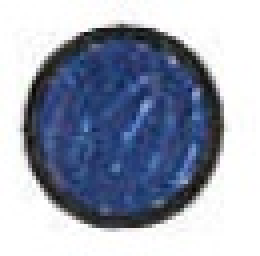
#> input picture server/bubble.jpg, 65 x 64 px (shown 4 times larger)
$ python test.py
#> lines starting #> are read from the running program, lines starting #| are printed output that depends on the picture; long printed decimals are rounded
import cv2
import sys
import pytesseract
import numpy as numpy

if __name__ == "__main__":
    im = cv2.imread("bubble.jpg", cv2.IMREAD_GRAYSCALE)
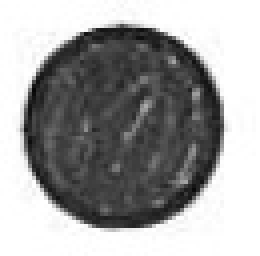
#> im: shape (64, 65) (shown 4 times larger); min 6, max 255, mean 160.3
    dim = im.shape
#> dim = (64, 65)
    total = 0
    dots = 0
    for x in range(0,dim[0]):
        for y in range(0,dim[1]):
            k = im[x, y]
            total = total + 1
            if k < 170:
                print("*", end ='')
                dots = dots + 1
            else:
                print(" ", end = '')
        print("\n")
#> after the loop, dots = 2051; total = 4160
    print(dim)
#| (64, 65)
    print(str(dots) + ' ' + str(total) + ' ' + str(dots/total))
#| 2051 4160 0.493
    if dots/total > 0.4:
        print("darkened")

$ run again, with server/sarthak.jpg copied over server/bubble.jpg
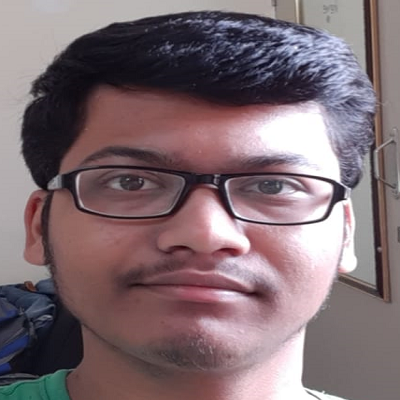
#> input picture server/sarthak.jpg, 400 x 400 px
#> `im = cv2.imread("bubble.jpg", cv2.IMREAD_GRAYSCALE)`:
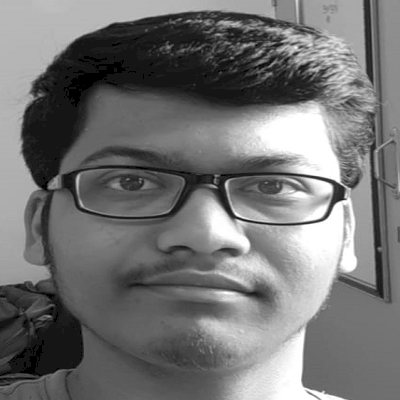
#> im: shape (400, 400); min 0, max 255, mean 114.9
#> after the loop `for x in range(0,dim[0]):`: dots = 124219; total = 160000
